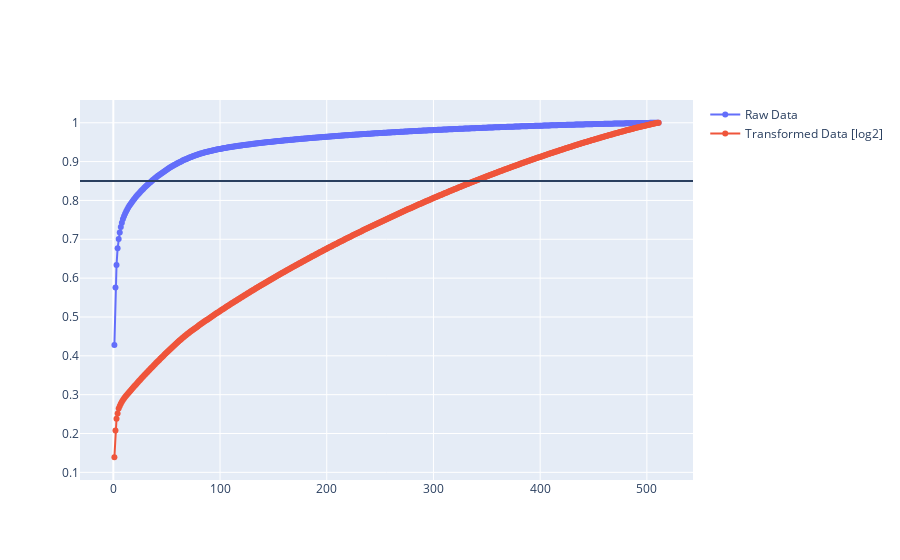

Write notebook code for a chart like this one.
### Code cell
fig = go.Figure()
fig.add_trace(
    go.Scatter(
        y=pca_frame.cumsum_explained_variance_raw,
        x=pca_frame.pc_idx,
        mode='lines+markers',
        name='Raw Data'

    )
)
fig.add_trace(
    go.Scatter(
        y=pca_frame.cumsum_explained_variance_log,
        x=pca_frame.pc_idx,
        mode='lines+markers',
        name='Transformed Data [log2]'

    )
)
fig.add_hline(y=0.85)
fig.show()

### Figure 1 — Plotly figure (JSON) as saved in the notebook; plotly's stock layout.template omitted (floating-point values rounded to 4 significant figures; data arrays with more than 128 entries replaced by an {"elided": "..."} marker saying what was removed)
{"data": [{"mode": "lines+markers", "name": "Raw Data", "type": "scatter", "x": {"elided": "511 int values"}, "y": {"elided": "511 float values"}}, {"mode": "lines+markers", "name": "Transformed Data [log2]", "type": "scatter", "x": {"elided": "511 int values"}, "y": {"elided": "511 float values"}}], "layout": {"shapes": [{"type": "line", "x0": 0, "x1": 1, "xref": "x domain", "y0": 0.85, "y1": 0.85, "yref": "y"}]}}
